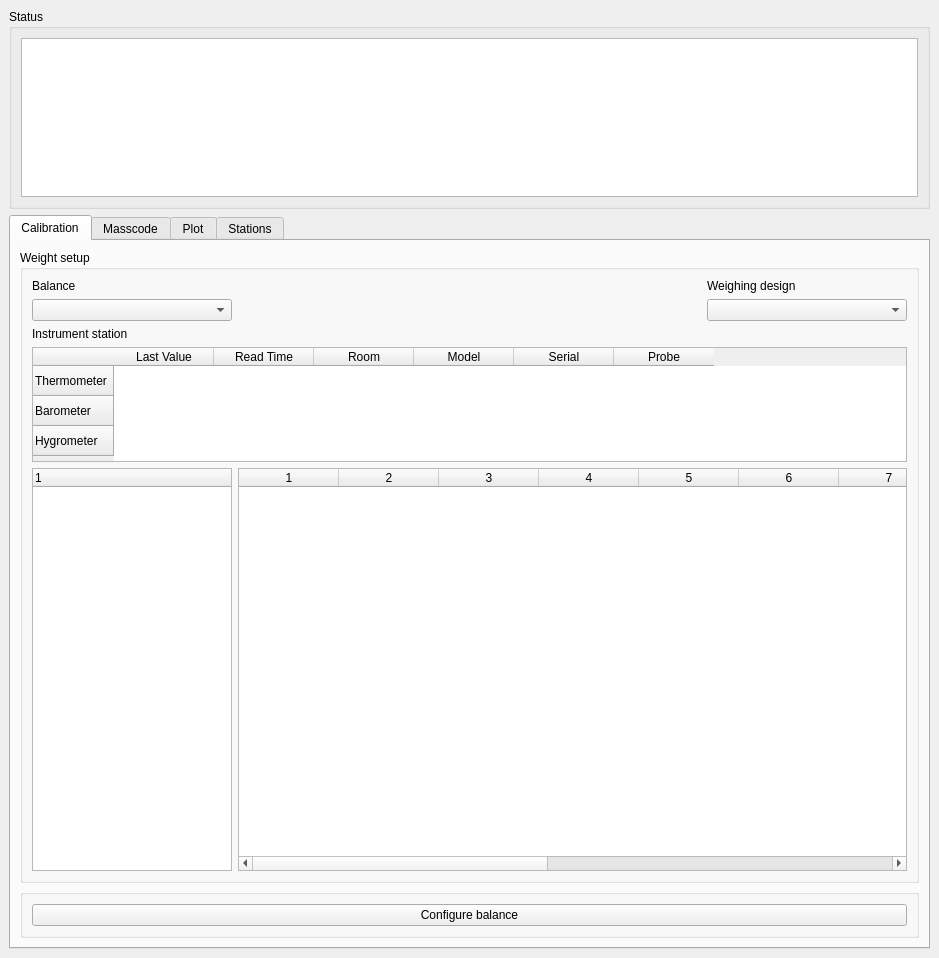
<?xml version="1.0" encoding="UTF-8"?>
<ui version="4.0">
 <class>MainWindow</class>
 <widget class="QMainWindow" name="MainWindow">
  <property name="geometry">
   <rect>
    <x>0</x>
    <y>0</y>
    <width>939</width>
    <height>958</height>
   </rect>
  </property>
  <property name="windowTitle">
   <string>MainWindow</string>
  </property>
  <widget class="QWidget" name="centralwidget">
   <layout class="QVBoxLayout" name="verticalLayout">
    <item>
     <widget class="QGroupBox" name="groupBox_4">
      <property name="sizePolicy">
       <sizepolicy hsizetype="Preferred" vsizetype="Fixed">
        <horstretch>0</horstretch>
        <verstretch>0</verstretch>
       </sizepolicy>
      </property>
      <property name="maximumSize">
       <size>
        <width>16777215</width>
        <height>200</height>
       </size>
      </property>
      <property name="title">
       <string>Status</string>
      </property>
      <layout class="QVBoxLayout" name="verticalLayout_10">
       <item>
        <widget class="QTextBrowser" name="statusBrowser">
         <property name="html">
          <string>&lt;!DOCTYPE HTML PUBLIC &quot;-//W3C//DTD HTML 4.0//EN&quot; &quot;http://www.w3.org/TR/REC-html40/strict.dtd&quot;&gt;
&lt;html&gt;&lt;head&gt;&lt;meta name=&quot;qrichtext&quot; content=&quot;1&quot; /&gt;&lt;style type=&quot;text/css&quot;&gt;
p, li { white-space: pre-wrap; }
&lt;/style&gt;&lt;/head&gt;&lt;body style=&quot; font-family:'MS Shell Dlg 2'; font-size:8.25pt; font-weight:400; font-style:normal;&quot;&gt;
&lt;p style=&quot;-qt-paragraph-type:empty; margin-top:0px; margin-bottom:0px; margin-left:0px; margin-right:0px; -qt-block-indent:0; text-indent:0px; font-size:8pt;&quot;&gt;&lt;br /&gt;&lt;/p&gt;&lt;/body&gt;&lt;/html&gt;</string>
         </property>
        </widget>
       </item>
      </layout>
     </widget>
    </item>
    <item>
     <widget class="QTabWidget" name="tabWidget">
      <property name="currentIndex">
       <number>0</number>
      </property>
      <widget class="QWidget" name="tab">
       <attribute name="title">
        <string>Calibration</string>
       </attribute>
       <layout class="QGridLayout" name="gridLayout">
        <item row="4" column="0" colspan="2">
         <widget class="QGroupBox" name="groupBox_5">
          <property name="sizePolicy">
           <sizepolicy hsizetype="Preferred" vsizetype="Preferred">
            <horstretch>0</horstretch>
            <verstretch>0</verstretch>
           </sizepolicy>
          </property>
          <property name="minimumSize">
           <size>
            <width>0</width>
            <height>0</height>
           </size>
          </property>
          <property name="maximumSize">
           <size>
            <width>16777215</width>
            <height>200</height>
           </size>
          </property>
          <property name="title">
           <string/>
          </property>
          <layout class="QHBoxLayout" name="horizontalLayout">
           <item>
            <widget class="QPushButton" name="configBalButton">
             <property name="text">
              <string>Configure balance</string>
             </property>
            </widget>
           </item>
          </layout>
         </widget>
        </item>
        <item row="3" column="0" colspan="2">
         <widget class="QGroupBox" name="groupBox_3">
          <property name="sizePolicy">
           <sizepolicy hsizetype="Preferred" vsizetype="Expanding">
            <horstretch>0</horstretch>
            <verstretch>0</verstretch>
           </sizepolicy>
          </property>
          <property name="minimumSize">
           <size>
            <width>0</width>
            <height>500</height>
           </size>
          </property>
          <property name="title">
           <string>Weight setup</string>
          </property>
          <layout class="QGridLayout" name="gridLayout_6">
           <item row="4" column="0">
            <widget class="QTreeWidget" name="weightTree">
             <property name="sizePolicy">
              <sizepolicy hsizetype="Fixed" vsizetype="Expanding">
               <horstretch>0</horstretch>
               <verstretch>0</verstretch>
              </sizepolicy>
             </property>
             <property name="maximumSize">
              <size>
               <width>200</width>
               <height>16777215</height>
              </size>
             </property>
             <column>
              <property name="text">
               <string notr="true">1</string>
              </property>
             </column>
            </widget>
           </item>
           <item row="0" column="0">
            <widget class="QLabel" name="label">
             <property name="text">
              <string>Balance</string>
             </property>
            </widget>
           </item>
           <item row="1" column="0">
            <widget class="QComboBox" name="balNameCombo"/>
           </item>
           <item row="2" column="0">
            <widget class="QLabel" name="label_2">
             <property name="text">
              <string>Instrument station</string>
             </property>
            </widget>
           </item>
           <item row="4" column="1" colspan="3">
            <widget class="QTableWidget" name="weightTable">
             <property name="columnCount">
              <number>13</number>
             </property>
             <column/>
             <column/>
             <column/>
             <column/>
             <column/>
             <column/>
             <column/>
             <column/>
             <column/>
             <column/>
             <column/>
             <column/>
             <column/>
            </widget>
           </item>
           <item row="0" column="3">
            <widget class="QLabel" name="label_9">
             <property name="text">
              <string>Weighing design</string>
             </property>
            </widget>
           </item>
           <item row="1" column="3">
            <widget class="QComboBox" name="designCombo">
             <property name="sizePolicy">
              <sizepolicy hsizetype="Fixed" vsizetype="Fixed">
               <horstretch>0</horstretch>
               <verstretch>0</verstretch>
              </sizepolicy>
             </property>
             <property name="minimumSize">
              <size>
               <width>200</width>
               <height>0</height>
              </size>
             </property>
             <property name="maximumSize">
              <size>
               <width>200</width>
               <height>16777215</height>
              </size>
             </property>
            </widget>
           </item>
           <item row="3" column="0" colspan="4">
            <widget class="QTableWidget" name="enviroTable">
             <property name="sizePolicy">
              <sizepolicy hsizetype="Expanding" vsizetype="Fixed">
               <horstretch>0</horstretch>
               <verstretch>0</verstretch>
              </sizepolicy>
             </property>
             <property name="minimumSize">
              <size>
               <width>0</width>
               <height>100</height>
              </size>
             </property>
             <property name="maximumSize">
              <size>
               <width>16777215</width>
               <height>115</height>
              </size>
             </property>
             <property name="frameShadow">
              <enum>QFrame::Sunken</enum>
             </property>
             <property name="lineWidth">
              <number>0</number>
             </property>
             <property name="autoScroll">
              <bool>true</bool>
             </property>
             <property name="editTriggers">
              <set>QAbstractItemView::NoEditTriggers</set>
             </property>
             <property name="selectionMode">
              <enum>QAbstractItemView::NoSelection</enum>
             </property>
             <property name="showGrid">
              <bool>false</bool>
             </property>
             <property name="gridStyle">
              <enum>Qt::DashDotLine</enum>
             </property>
             <row>
              <property name="text">
               <string>Thermometer</string>
              </property>
             </row>
             <row>
              <property name="text">
               <string>Barometer</string>
              </property>
             </row>
             <row>
              <property name="text">
               <string>Hygrometer</string>
              </property>
             </row>
             <column>
              <property name="text">
               <string>Last Value</string>
              </property>
             </column>
             <column>
              <property name="text">
               <string>Read Time</string>
              </property>
             </column>
             <column>
              <property name="text">
               <string>Room</string>
              </property>
             </column>
             <column>
              <property name="text">
               <string>Model</string>
              </property>
             </column>
             <column>
              <property name="text">
               <string>Serial</string>
              </property>
             </column>
             <column>
              <property name="text">
               <string>Probe</string>
              </property>
             </column>
            </widget>
           </item>
          </layout>
         </widget>
        </item>
       </layout>
      </widget>
      <widget class="QWidget" name="tab_2">
       <attribute name="title">
        <string>Masscode</string>
       </attribute>
       <layout class="QHBoxLayout" name="horizontalLayout_5">
        <item>
         <widget class="QGroupBox" name="groupBox_8">
          <property name="sizePolicy">
           <sizepolicy hsizetype="Expanding" vsizetype="Expanding">
            <horstretch>0</horstretch>
            <verstretch>0</verstretch>
           </sizepolicy>
          </property>
          <property name="minimumSize">
           <size>
            <width>0</width>
            <height>300</height>
           </size>
          </property>
          <property name="title">
           <string>Select masscode input files</string>
          </property>
          <layout class="QGridLayout" name="gridLayout_3">
           <item row="0" column="0" alignment="Qt::AlignHCenter">
            <widget class="QPushButton" name="inputButton">
             <property name="minimumSize">
              <size>
               <width>200</width>
               <height>0</height>
              </size>
             </property>
             <property name="maximumSize">
              <size>
               <width>200</width>
               <height>16777215</height>
              </size>
             </property>
             <property name="text">
              <string>Browse...</string>
             </property>
            </widget>
           </item>
           <item row="1" column="0">
            <widget class="QListWidget" name="inputList"/>
           </item>
           <item row="2" column="0" alignment="Qt::AlignHCenter">
            <widget class="QPushButton" name="masscodeButton">
             <property name="minimumSize">
              <size>
               <width>200</width>
               <height>0</height>
              </size>
             </property>
             <property name="maximumSize">
              <size>
               <width>200</width>
               <height>16777215</height>
              </size>
             </property>
             <property name="text">
              <string>Run masscode</string>
             </property>
            </widget>
           </item>
          </layout>
         </widget>
        </item>
       </layout>
      </widget>
      <widget class="QWidget" name="tab_3">
       <attribute name="title">
        <string>Plot</string>
       </attribute>
       <layout class="QGridLayout" name="gridLayout_5">
        <item row="0" column="0">
         <widget class="QGroupBox" name="groupBox_7">
          <property name="title">
           <string>Select masscode output files</string>
          </property>
          <layout class="QVBoxLayout" name="verticalLayout_14">
           <item>
            <widget class="QPushButton" name="outputButton">
             <property name="text">
              <string>Browse...</string>
             </property>
            </widget>
           </item>
           <item>
            <widget class="QListWidget" name="outputList"/>
           </item>
           <item>
            <widget class="QPushButton" name="extractButton">
             <property name="text">
              <string>Extract data</string>
             </property>
            </widget>
           </item>
          </layout>
         </widget>
        </item>
        <item row="0" column="1" rowspan="3">
         <widget class="QMdiArea" name="plotArea"/>
        </item>
        <item row="1" column="0">
         <widget class="QGroupBox" name="groupBox_6">
          <property name="title">
           <string>Select data to plot</string>
          </property>
          <layout class="QVBoxLayout" name="verticalLayout_12">
           <item>
            <layout class="QGridLayout" name="gridLayout_4">
             <item row="0" column="1">
              <widget class="QListWidget" name="weightList">
               <property name="minimumSize">
                <size>
                 <width>100</width>
                 <height>0</height>
                </size>
               </property>
              </widget>
             </item>
             <item row="1" column="0">
              <layout class="QVBoxLayout" name="verticalLayout_13">
               <item>
                <widget class="QRadioButton" name="tempRadio">
                 <property name="text">
                  <string>Temperature</string>
                 </property>
                </widget>
               </item>
               <item>
                <widget class="QRadioButton" name="pressRadio">
                 <property name="text">
                  <string>Pressure</string>
                 </property>
                </widget>
               </item>
               <item>
                <widget class="QRadioButton" name="humidRadio">
                 <property name="text">
                  <string>Humidity</string>
                 </property>
                </widget>
               </item>
               <item>
                <widget class="QRadioButton" name="radioButton">
                 <property name="text">
                  <string>Std dev</string>
                 </property>
                </widget>
               </item>
              </layout>
             </item>
             <item row="0" column="0">
              <widget class="QRadioButton" name="weightRadio">
               <property name="text">
                <string>Weight</string>
               </property>
              </widget>
             </item>
            </layout>
           </item>
          </layout>
         </widget>
        </item>
        <item row="2" column="0">
         <widget class="QGroupBox" name="groupBox_9">
          <property name="title">
           <string>Send data to database</string>
          </property>
          <layout class="QVBoxLayout" name="verticalLayout_15">
           <item>
            <widget class="QPushButton" name="sendButton">
             <property name="sizePolicy">
              <sizepolicy hsizetype="Expanding" vsizetype="Fixed">
               <horstretch>0</horstretch>
               <verstretch>0</verstretch>
              </sizepolicy>
             </property>
             <property name="text">
              <string>Send</string>
             </property>
            </widget>
           </item>
          </layout>
         </widget>
        </item>
       </layout>
      </widget>
      <widget class="QWidget" name="tab_4">
       <attribute name="title">
        <string>Stations</string>
       </attribute>
      </widget>
     </widget>
    </item>
   </layout>
  </widget>
 </widget>
 <resources/>
 <connections/>
</ui>
